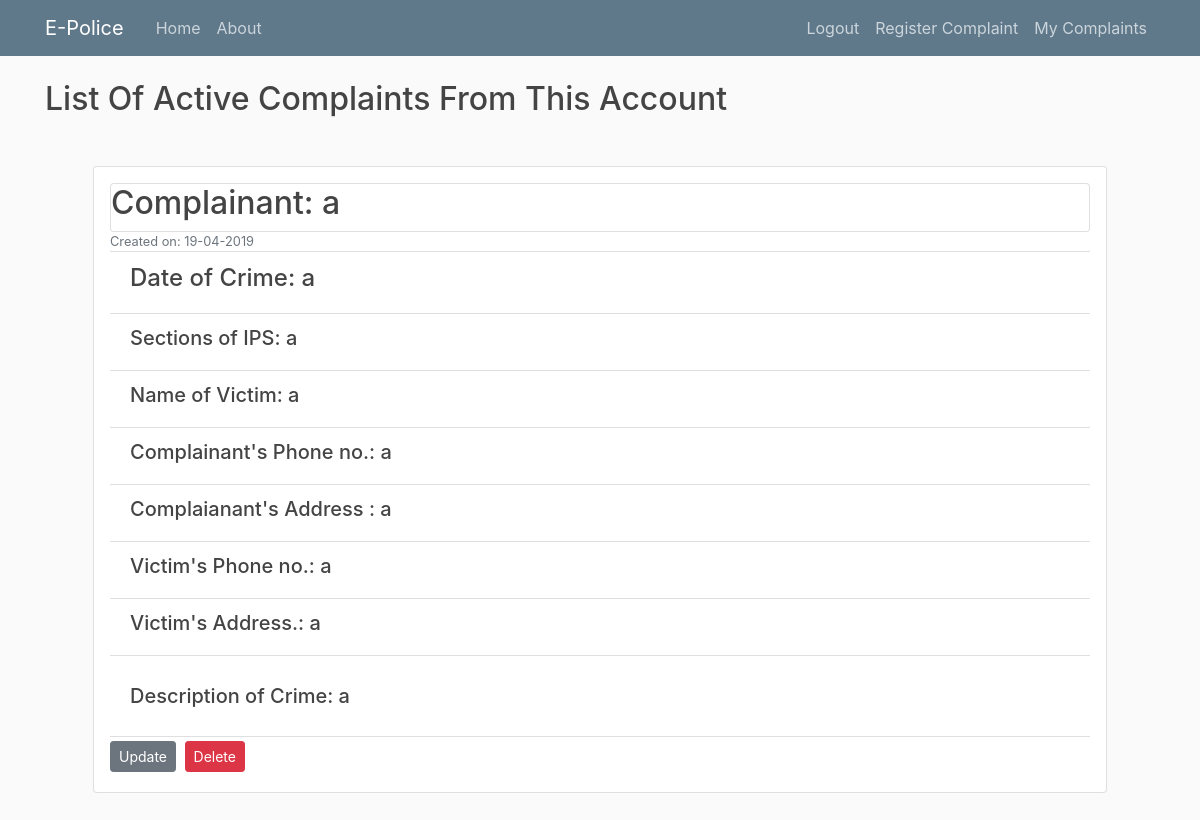
The page /mycomplaints (signed in) on the database its author committed.
### flaskblog/models.py (models this page shows, shortened)
class Complaint(db.Model):
    id = db.Column(db.Integer, primary_key=True)
    complainant = db.Column(db.String(100), nullable=False)
    compph = db.Column(db.String, nullable=False)
    victim=db.Column(db.String, nullable=False)
    victph=db.Column(db.String, nullable=False)
    doc=db.Column(db.String,nullable=False)
    accused=db.Column(db.String,nullable=False)
    description=db.Column(db.Text,nullable=False)
    sections=db.Column(db.String,nullable=False)
    user_id = db.Column(db.Integer, db.ForeignKey('user.id'), nullable=False)
    date_posted = db.Column(db.DateTime, nullable=False, default=datetime.utcnow)
    compadd=db.Column(db.String,nullable=False)
    victadd=db.Column(db.String,nullable=False)

### flaskblog/routes.py (the view)
@app.route('/mycomplaints',methods=['GET','POST'])
@login_required
def mycomplaints():
    complaints=Complaint.query.filter_by(user_id=current_user.id)
    if(current_user.username=='admin'):
         flash(f"Login from user account for this page",'success')
         return(redirect(url_for('showcomplaints')))
    elif complaints==[]:
        flash(f"No Active  Complaints", "danger")
    else:
        return render_template('mycomplaints.html', title='Registered  Complaints',complaints=complaints)

### flaskblog/models.py (called while the page is built)
@login_manager.user_loader
def load_user(user_id):
    return User.query.get(int(user_id))

### flaskblog/templates/mycomplaints.html (shortened to what this page needs)
{% extends "layout.html" %}
{% block content %}
  <div><h2>List Of Active Complaints From This Account</h2></div>
    {% for complaint in complaints %}
   <div class="card m-5 p-3 "  >
    <div class="card header"><h2>Complainant: {{ complaint.complainant }}</h2></div>
     <small class="text-muted">Created on: {{ complaint.date_posted.strftime('%d-%m-%Y' ) }}</small>
      <ul class="list-group list-group-flush" >
        <li class="list-group-item"><h4 >Date of Crime: {{complaint.doc}}</h4></li>
        <li class="list-group-item"><h5 >Sections of IPS: {{complaint.sections}}</h5></li>
        <li class="list-group-item"><h5 >Name of Victim: {{complaint.victim}}</h5></li>
        <li class="list-group-item"><h5 >Complainant's Phone no.: {{complaint.compph}}</h5></li>
        <li class="list-group-item"><h5 >Complaianant's Address : {{complaint.compadd}}</h5></li>
        <li class="list-group-item"><h5 >Victim's Phone no.: {{complaint.victph}}</h5></li>
        <li class="list-group-item"><h5 >Victim's Address.: {{complaint.victadd}}</h5></li>
        <li class="list-group-item", ><p><h5 >Description of Crime: {{complaint.description}}</h5></p></li>
      </ul>
    <div>
            <a class="btn btn-secondary btn-sm mt-1 mb-1" href="{{url_for('updatecomplaint',complaint_id=complaint.id)}}">Update</a>
            <button type="button" class="btn btn-danger btn-sm m-1" data-toggle="modal" data-target="#deleteModal">Delete</button>
       </div>
    </div>
    {% endfor %}
{% endblock content %}

### flaskblog/static/main.css (style rules this page uses)
body { background: #fafafa; color: #333333; margin-top: 5rem; }
h1, h2, h3, h4, h5, h6 { color: #444444; }

### rows shown on the page
Complaint: complainant "a", date_posted "19-04-2019", doc "a", sections "a", victim "a", compph "a", compadd "a", victph "a", victadd "a", description "a"
